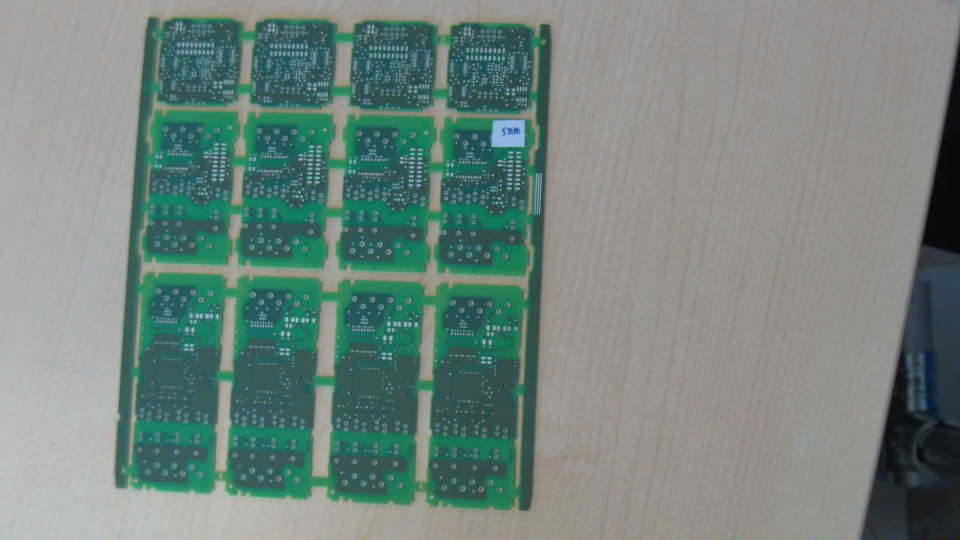
#> input picture jupyter/image/picture1.jpg, 1920 x 1080 px (shown at 1/2 size)
$ python -i find_pcb.py   (imports and definitions only)
#> lines starting #> are read from the running program, lines starting #| are printed output that depends on the picture; after the words box and inside, x2 and y2 are one past the last pixel; in counts of white or black regions, pixels touching at a corner belong together
#> further down, picture is the input picture: shape (1080, 1920, 3); mean B, G, R 126.8, 132.9, 115.1
import cv2
import numpy as np
import yaml
import sys
sys.path.append('F:\\tht-assembly-check\\tht-assembly-check')  #加入路径，添加目录

from image_process import check_methods

def _find_pcb_area_of_image(image_raw, is_golden_sample=False, hue_range=(45, 150), saturation_range=(20, 150), value_range=(0, 255)):
#> called with is_golden_sample = False, hue_range = (45, 150), saturation_range = (20, 150), value_range = (0, 255)
        hsv_image = cv2.cvtColor(image_raw, cv2.COLOR_BGR2HSV)
#> hsv_image: shape (1080, 1920, 3); mean H, S, V 47.8, 54.2, 135.1
        # If config file defines hsv range, use specified range instead.
        try:
            if config['pcb_area_hue_range']:
                hue_range = config['pcb_area_hue_range'].strip().split('-')
            if config['pcb_area_saturation_range']:
                saturation_range = config['pcb_area_saturation_range'].strip().split('-')
            if config['pcb_area_value_range']:
                value_range = config['pcb_area_value_range'].strip().split('-')
        except:
            print('Failed when loading hsv ranges in pcb config. Please check the format.')
        # define range of color in HSV
        lower_blue = np.array([int(hue_range[0]), int(saturation_range[0]), int(value_range[0])])
        upper_blue = np.array([int(hue_range[1]), int(saturation_range[1]), int(value_range[1])])
        # Threshold the HSV image to get only blue colors
        mask = cv2.inRange(hsv_image, lower_blue, upper_blue)
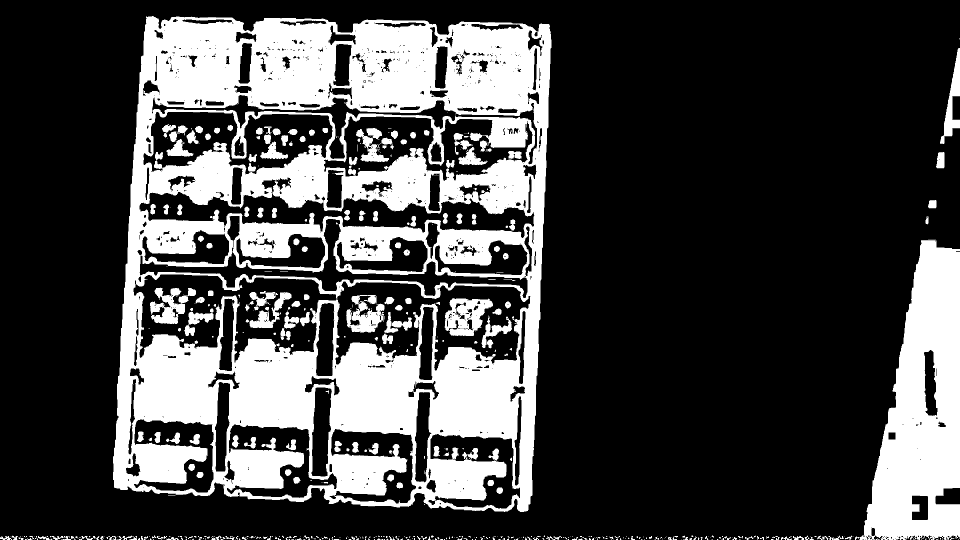
#> mask: shape (1080, 1920) (shown at 1/2 size); 27.4% white; 623 white regions (408 under 20 px), largest, box (x1, y1, x2, y2) and area: (226, 32, 1103, 1024) 447048, (1710, 479, 1920, 1080) 73703, (889, 596, 986, 672) 4473
        # cv_show("mask",mask)
        # Bitwise-AND mask and original image
        res = cv2.bitwise_and(image_raw, image_raw, mask=mask)
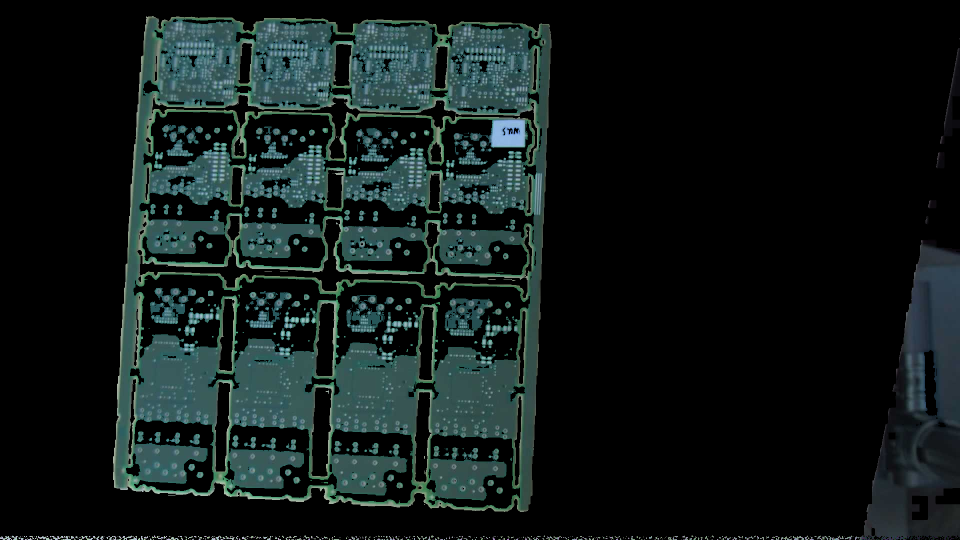
#> res: shape (1080, 1920, 3) (shown at 1/2 size); mean B, G, R 25.7, 26.5, 17.3
        # cv_show("res",res)
        hsv_thres = cv2.adaptiveThreshold(cv2.cvtColor(res, cv2.COLOR_BGR2GRAY), 255,
                                          cv2.ADAPTIVE_THRESH_GAUSSIAN_C, cv2.THRESH_BINARY, 301, 0)
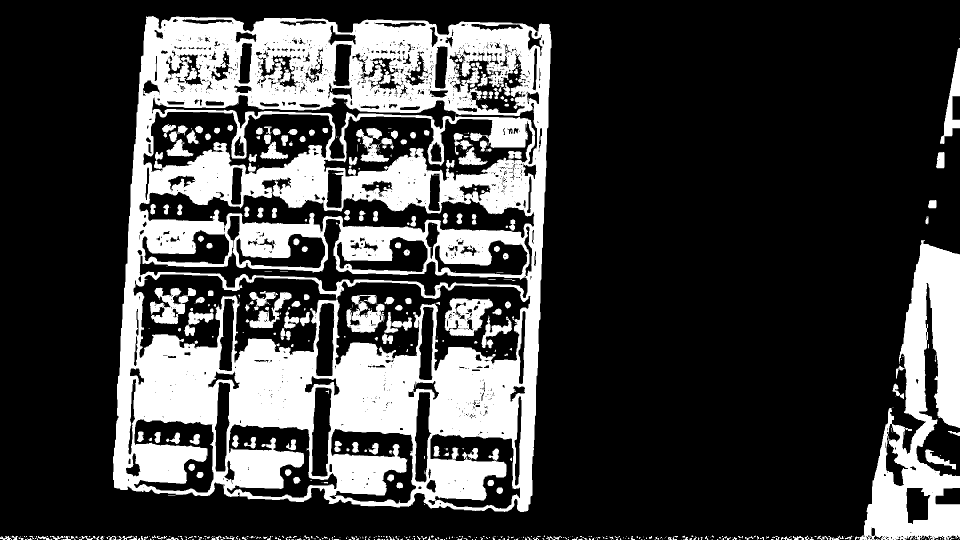
#> hsv_thres: shape (1080, 1920) (shown at 1/2 size); 25.9% white; 704 white regions (470 under 20 px), largest, box (x1, y1, x2, y2) and area: (226, 32, 1103, 1024) 430128, (1710, 480, 1920, 1080) 56724, (889, 596, 986, 672) 4473
        '''
        hsv_thres1 = cv2.adaptiveThreshold(cv2.cvtColor(res, cv2.COLOR_BGR2GRAY), 255,
                                          cv2.ADAPTIVE_THRESH_GAUSSIAN_C, cv2.THRESH_BINARY, 155, 0)
        '''
        # cv_show('hsv_thres',hsv_thres)
        #cv_show('hsv_thres1',hsv_thres1)
        kernel_for_opening = cv2.getStructuringElement(cv2.MORPH_RECT, (5, 3))
        kernel_for_closing = cv2.getStructuringElement(cv2.MORPH_RECT, (5, 5))
        open_gray = cv2.morphologyEx(hsv_thres, cv2.MORPH_OPEN, kernel_for_opening, iterations=1)
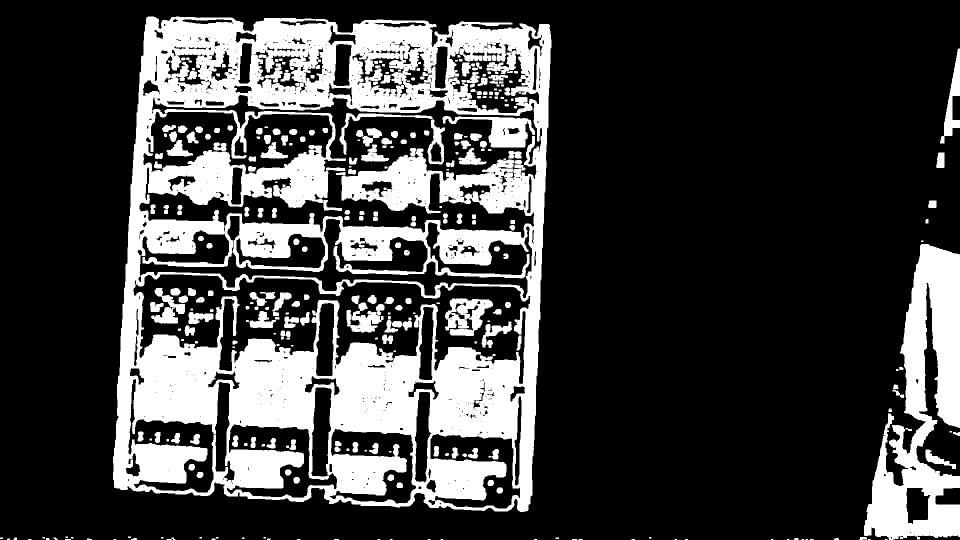
#> open_gray: shape (1080, 1920) (shown at 1/2 size); 25.1% white; 337 white regions (51 under 20 px), largest, box (x1, y1, x2, y2) and area: (226, 33, 1103, 1024) 408842, (1728, 488, 1920, 1080) 55501, (885, 232, 1070, 295) 4819
        # cv_show('open_gray',open_gray)
        close_gray = cv2.morphologyEx(open_gray, cv2.MORPH_CLOSE, kernel_for_closing, iterations=3)
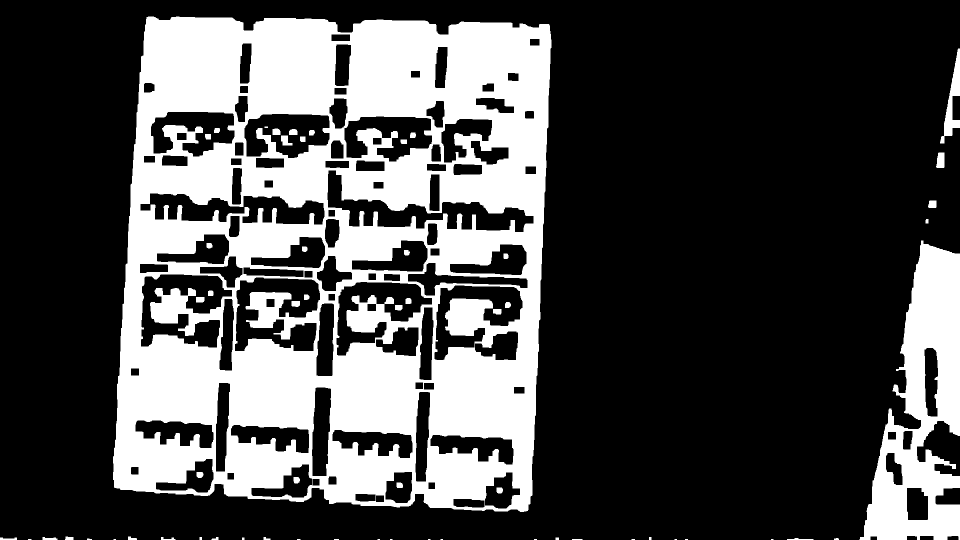
#> close_gray: shape (1080, 1920) (shown at 1/2 size); 29.6% white; 60 white regions (12 under 20 px), largest, box (x1, y1, x2, y2) and area: (226, 33, 1103, 1024) 543820, (1719, 481, 1920, 1080) 60979, (1880, 97, 1920, 287) 2635
        # cv_show('close_gray',close_gray)
#> (the run stopped early here; a loop or call above may not have finished)

$ run again, on jupyter/image/picture2.jpg
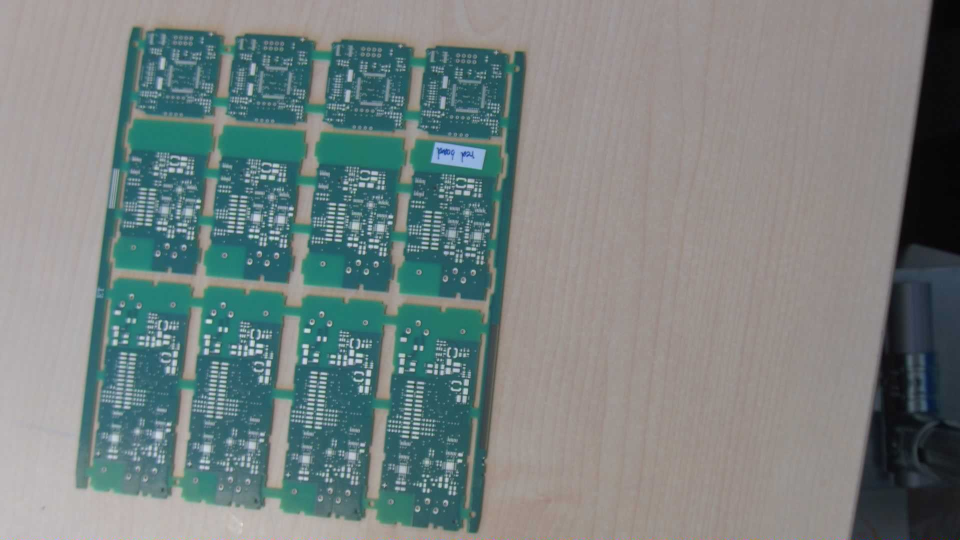
#> input picture jupyter/image/picture2.jpg, 1920 x 1080 px (shown at 1/2 size)
#> picture is the input picture: shape (1080, 1920, 3); mean B, G, R 129, 130.3, 119.5
#> hsv_image: shape (1080, 1920, 3); mean H, S, V 53.2, 52, 136.9
#> in _find_pcb_area_of_image, `mask = cv2.inRange(hsv_image, lower_blue, upper_blue)`:
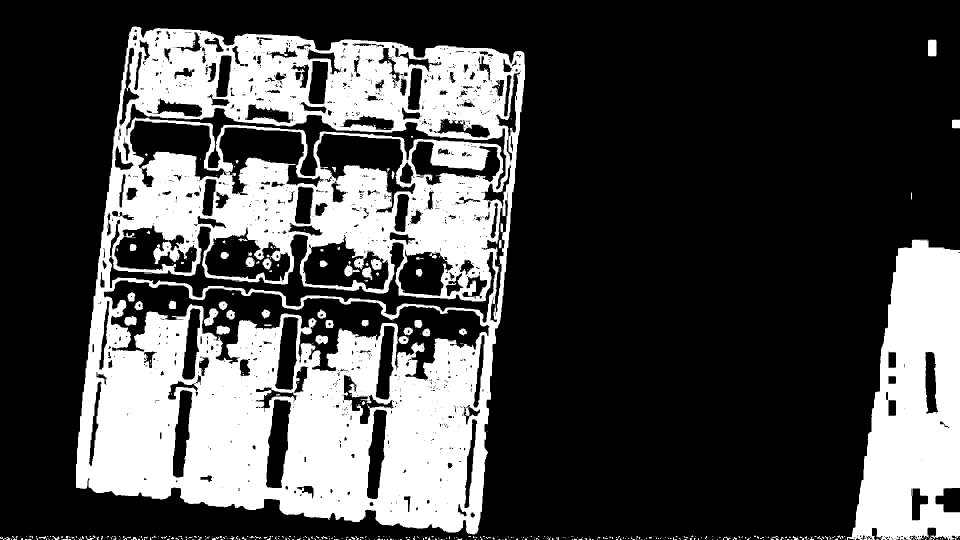
#> mask: shape (1080, 1920) (shown at 1/2 size); 29.1% white; 545 white regions (461 under 20 px), largest, box (x1, y1, x2, y2) and area: (152, 53, 1050, 1069) 500478, (1694, 479, 1920, 1080) 91194, (1856, 79, 1873, 113) 555
#> hsv_thres: shape (1080, 1920); 24.6% white; 925 white regions (721 under 20 px), largest, box (x1, y1, x2, y2) and area: (152, 53, 1050, 1069) 405136, (1694, 485, 1920, 1080) 67083, (653, 646, 853, 811) 15061
#> open_gray: shape (1080, 1920); 23.5% white; 288 white regions (56 under 20 px), largest, box (x1, y1, x2, y2) and area: (152, 53, 1050, 1068) 365148, (1699, 486, 1920, 1080) 64861, (653, 646, 848, 809) 13710
#> in _find_pcb_area_of_image, `close_gray = cv2.morphologyEx(open_gray, cv2.MORPH_CLOSE, kernel_for_c..`:
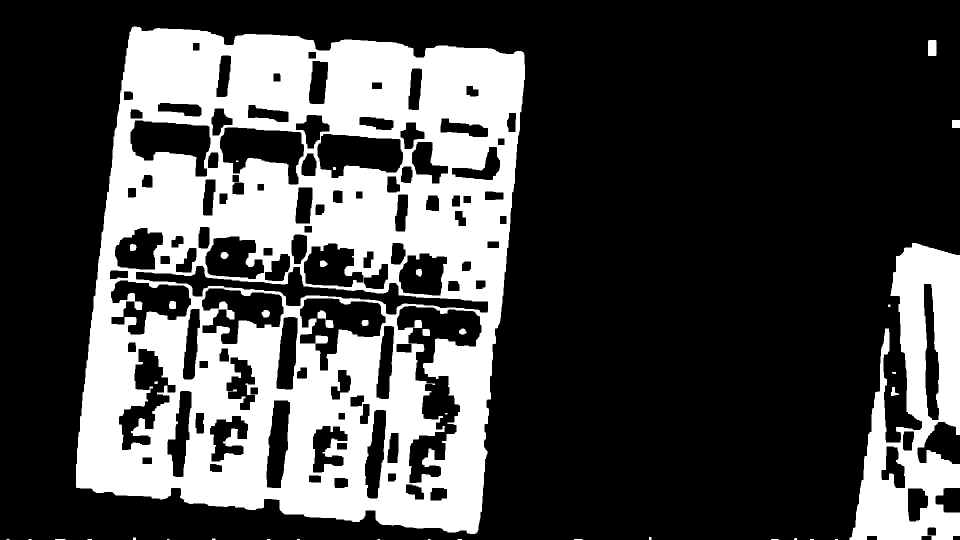
#> close_gray: shape (1080, 1920) (shown at 1/2 size); 28.9% white; 39 white regions (13 under 20 px), largest, box (x1, y1, x2, y2) and area: (152, 53, 1050, 1068) 525243, (1699, 486, 1920, 1080) 70096, (1856, 80, 1873, 112) 540
